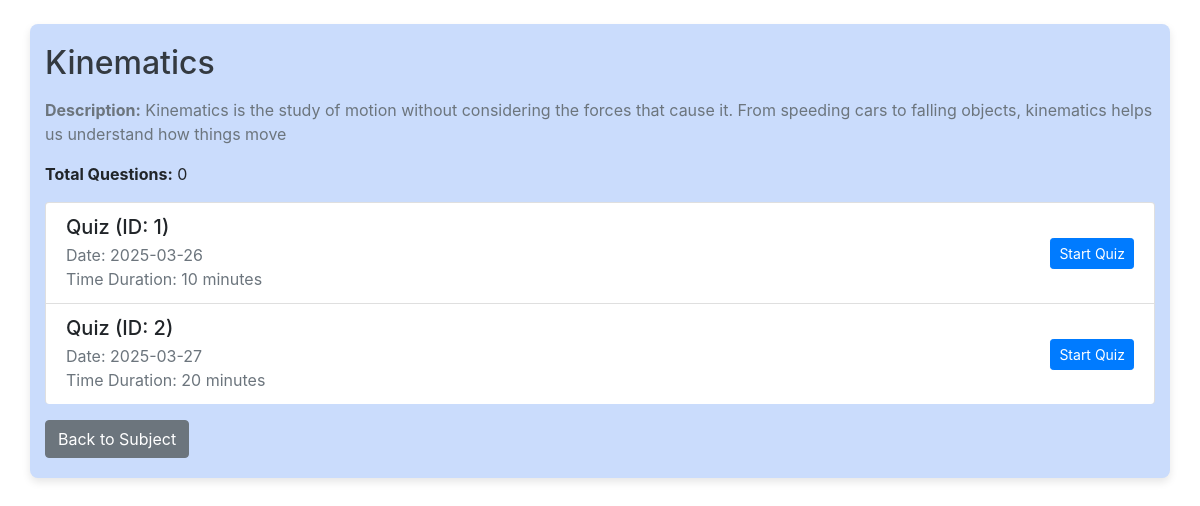
Screenshot of /chapter/1 with the database file from the repository.
### app.py (models this page shows)
class Chapter(db.Model):
    id = db.Column(db.Integer, primary_key=True)
    name = db.Column(db.String(120), nullable=False)
    description = db.Column(db.Text)
    subject_id = db.Column(db.Integer, db.ForeignKey('subject.id'), nullable=False)

class Quiz(db.Model):
    id = db.Column(db.Integer, primary_key=True)
    chapter_id = db.Column(db.Integer, db.ForeignKey('chapter.id'), nullable=False)
    date_of_quiz = db.Column(db.Date, nullable=False)
    time_duration = db.Column(db.Integer, nullable=False)
    remarks = db.Column(db.Text)
    chapter = db.relationship('Chapter', backref=db.backref('quizzes', lazy=True))

### app.py (the view)
@app.route('/chapter/<int:chapter_id>')
def view_chapter_details(chapter_id):
    chapter = Chapter.query.get_or_404(chapter_id)
    quizzes = Quiz.query.filter_by(chapter_id=chapter.id).all()
    questions = Question.query.join(Quiz).filter(Quiz.chapter_id == chapter.id).all()
    return render_template('chapter_details.html', chapter=chapter, quizzes=quizzes, questions=questions)

### templates/chapter_details.html (shortened to what this page needs)
{% extends "base.html" %}
{% block body %}
<div class="container mt-4">
    <div class="row">
        <div class="col-md-12">
            <h2 class="mb-3">{{ chapter.name }}</h2>
            <p class="text-muted"><strong>Description:</strong> {{ chapter.description }}</p>
            <p><strong>Total Questions:</strong> {{ questions|length }}</p>
            {% if quizzes %}
                <ul class="list-group">
                    {% for quiz in quizzes %}
                        <li class="list-group-item d-flex justify-content-between align-items-center">
                            <div>
                                <h5 class="mb-1">Quiz (ID: {{ quiz.id }})</h5>
                                <p class="text-muted mb-0">Date: {{ quiz.date_of_quiz }}</p>
                                <p class="text-muted mb-0">Time Duration: {{ quiz.time_duration }} minutes</p>
                            </div>
                            <a href="{{ url_for('start_quiz', quiz_id=quiz.id) }}" class="btn btn-primary btn-sm">
                                Start Quiz
                            </a>
                        </li>
                    {% endfor %}
                </ul>
            {% else %}
                <p class="alert alert-warning">No quizzes available for this chapter.</p>
            {% endif %}
            <a href="{{ url_for('view_chapters', subject_id=chapter.subject_id) }}" class="btn btn-secondary mt-3">Back to Subject</a>
        </div>
    </div>
</div>
{% endblock %}

### static/css/main.css (style rules this page uses)
body { font-family: 'Arial', sans-serif; background-image: url(https://preview.colorkit.co/color/1a1f33.png?static=true); background-size: cover; margin: 0; padding: 0; }
.container { max-width: 900px; margin: 40px auto; background-color: #CADCFC; padding: 20px; border-radius: 8px; box-shadow: 0 4px 8px rgba(0, 0, 0, 0.1); }
h2, h4 { color: #343a40; }
.btn { border-radius: 50px; padding: 8px 15px; }
.btn-primary { background-color: #007bff; border: none; }
.list-group-item { border: none; border-bottom: 1px solid #ddd; }
.list-group-item:last-child { border-bottom: none; }

### rows the page displays
Chapter: name "Kinematics", description "Kinematics is the study of motion without considering the forces that cause it. From speeding cars to falling objects, kinematics helps us understand how things move"
Quiz: id "1", date_of_quiz "2025-03-26", time_duration "10"
Quiz: id "2", date_of_quiz "2025-03-27", time_duration "20"

### other values shown
{{ questions|length }} "0"
